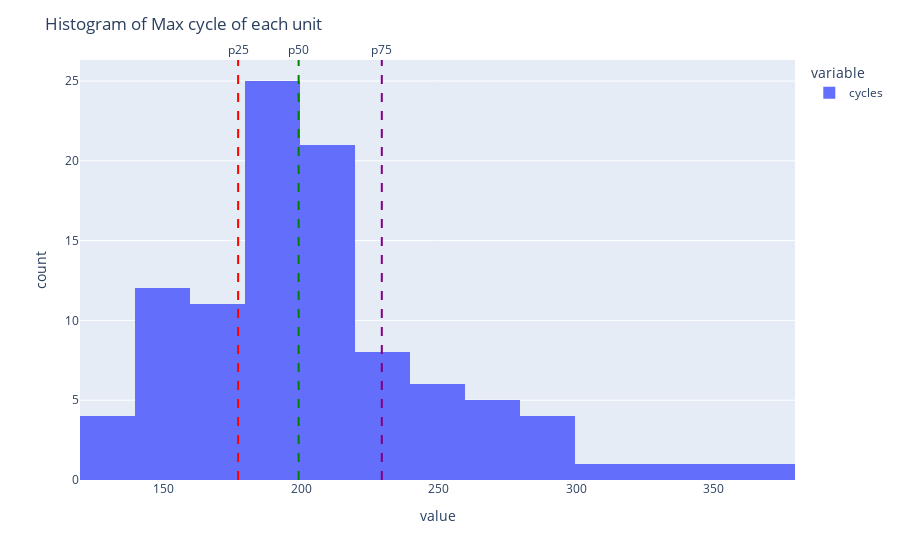

Write notebook code for a chart like this one.
### Code cell
fig_1 = c.plot_max_cycles_dist(train)
fig_1

### Figure 1 — Plotly figure (JSON) as saved in the notebook; plotly's stock layout.template omitted (floating-point values rounded to 4 significant figures)
{"data": [{"alignmentgroup": "True", "bingroup": "x", "hovertemplate": "variable=cycles<br>value=%{x}<br>count=%{y}<extra></extra>", "legendgroup": "cycles", "marker": {"color": "#636efa", "pattern": {"shape": ""}}, "name": "cycles", "offsetgroup": "cycles", "orientation": "v", "showlegend": true, "type": "histogram", "x": [128, 135, 137, 137, 147, 147, 150, 153, 154, 154, 155, 156, 156, 158, 158, 158, 163, 163, 165, 166, 168, 170, 170, 172, 174, 178, 179, 180, 180, 181, 185, 185, 185, 188, 188, 188, 189, 191, 192, 192, 193, 194, 194, 195, 195, 195, 195, 196, 198, 199, 199, 199, 200, 200, 201, 202, 202, 202, 207, 207, 208, 209, 210, 213, 213, 213, 213, 213, 214, 214, 215, 216, 217, 222, 229, 230, 231, 231, 231, 234, 234, 240, 240, 256, 257, 258, 259, 267, 269, 275, 276, 278, 283, 283, 287, 293, 313, 336, 341, 362], "xaxis": "x", "yaxis": "y"}], "layout": {"annotations": [{"showarrow": false, "text": "p25", "x": 177, "xanchor": "center", "xref": "x", "y": 1, "yanchor": "bottom", "yref": "y domain"}, {"showarrow": false, "text": "p50", "x": 199, "xanchor": "center", "xref": "x", "y": 1, "yanchor": "bottom", "yref": "y domain"}, {"showarrow": false, "text": "p75", "x": 229.2, "xanchor": "center", "xref": "x", "y": 1, "yanchor": "bottom", "yref": "y domain"}], "barmode": "relative", "legend": {"title": {"text": "variable"}, "tracegroupgap": 0}, "margin": {"t": 60}, "shapes": [{"line": {"color": "red", "dash": "dash", "width": 2}, "type": "line", "x0": 177, "x1": 177, "xref": "x", "y0": 0, "y1": 1, "yref": "y domain"}, {"line": {"color": "green", "dash": "dash", "width": 2}, "type": "line", "x0": 199, "x1": 199, "xref": "x", "y0": 0, "y1": 1, "yref": "y domain"}, {"line": {"color": "purple", "dash": "dash", "width": 2}, "type": "line", "x0": 229.2, "x1": 229.2, "xref": "x", "y0": 0, "y1": 1, "yref": "y domain"}], "title": {"text": "Histogram of Max cycle of each unit"}, "xaxis": {"anchor": "y", "domain": [0, 1], "title": {"text": "value"}}, "yaxis": {"anchor": "x", "domain": [0, 1], "title": {"text": "count"}}}}
